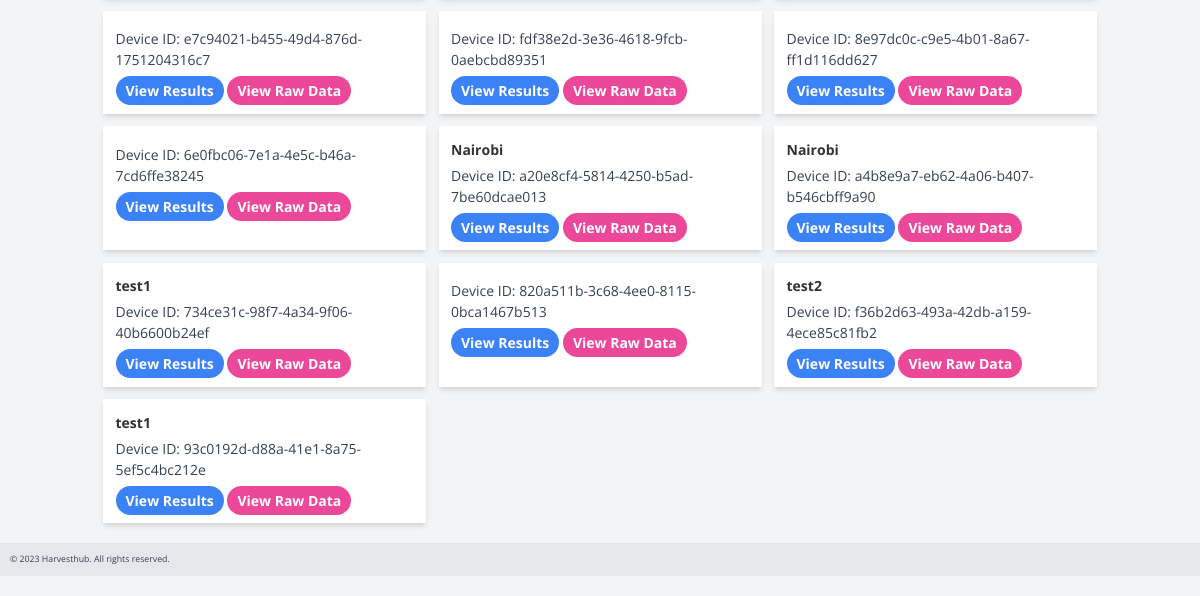
Page /index.html (signed in, lower part) on the earlier database version.
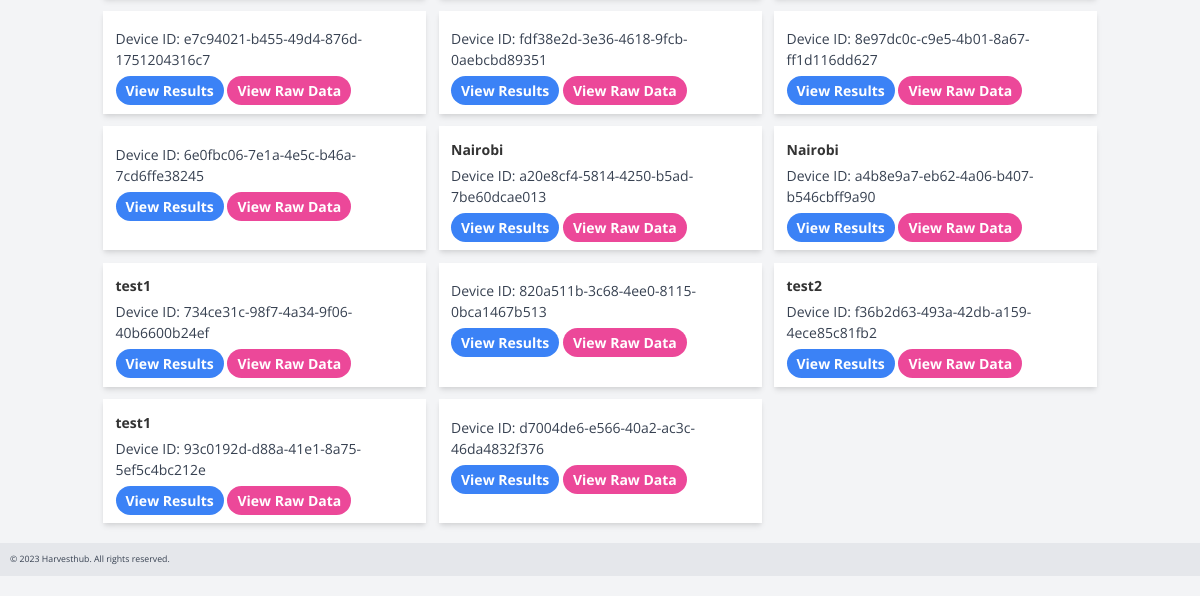
Same page on the later database version.
### app.py (models this page shows)
class Device(db.Model):
    id = db.Column(db.Integer, primary_key=True)
    device_code = db.Column(db.String)
    user_id = db.Column(db.Integer)
    name = db.Column(db.String(50))

### app.py (the view)
@app.route('/')
@app.route("/index.html")
def index():  # put application's code here
    if current_user.is_authenticated:
        user_devices = Device.query.filter_by(user_id=current_user.id).all()
        return render_template('devices.html', devices=user_devices)
    return render_template("index.html")

### app.py (called while the page is built)
@login_manager.user_loader
def load_user(user_id):
    return User.query.get(int(user_id))

### templates/devices.html (shortened to what this page needs)
{% extends "layout.html" %}
{% block body %}
<body class="bg-gray-100">
<br >
    <div class="container mx-auto mt-10">
        <ul class="grid grid-cols-1 md:grid-cols-2 lg:grid-cols-3 gap-5">
            {% for device in devices %}
                <li class="bg-white p-5 shadow-md">
                    <div class="flex items-center justify-between mb-2">
                        <span class="font-bold">{{ device.name }}</span>
                    </div>
                    <div class="text-gray-700">
                        <p>Device ID: {{ device.device_code }}</p>
                    </div>
                    <div class="mt-4">
                        <a href="{{ url_for('predictions', device_id=device.id) }}" class="bg-blue-500 hover:bg-blue-600 text-white font-bold py-2 px-4 rounded-full">View Results</a>
                     <a href="{{ url_for('historic_data', device_id=device.id) }}" class="bg-pink-500 hover:bg-gray-600 text-white font-bold py-2 px-4 rounded-full">View Raw Data</a>
                    </div>
                </li>
            {% endfor %}
        </ul>
    </div>
</body>
{% endblock %}

### templates/layout.html (shortened to what this page needs)
<!DOCTYPE html>
<html lang="en">
<head>
  <link href="{{ url_for('static', filename='css/bootstrap.min.css') }}" rel="stylesheet">
  <link href="{{ url_for('static', filename='css/font-awesome.min.css') }}" rel="stylesheet">
  <link href="{{ url_for('static', filename='css/templatemo-style.css') }}" rel="stylesheet">
    <link rel="stylesheet" href="https://cdnjs.cloudflare.com/ajax/libs/tailwindcss/2.2.19/tailwind.min.css">
<link rel="stylesheet" href="https://cdn.jsdelivr.net/npm/prismjs@1.25.0/themes/prism.css" />
</head>
<body>
  {% block body %} {% endblock %}
</body>
{% include "footer.html" %}
</html>

### templates/footer.html
<footer class="bg-gray-200 text-gray-700 p-4 my-8">
      <p class="text-sm">
        &copy; 2023 Harvesthub. All rights reserved.
      </p>
    </footer>

### static/css/templatemo-style.css (style rules this page uses)
body { overflow-x: hidden; }
ul { margin: 0; padding: 0; }
* { font-family: 'Open Sans', sans-serif; }
.container { max-width: 960px; }

### templates/layout.html (style rules this page uses)
html body { background-color: #e4e4e4; }

Differences in the rows shown:
added Device: device_code "d7004de6-e566-40a2-ac3c-46da4832f376"
